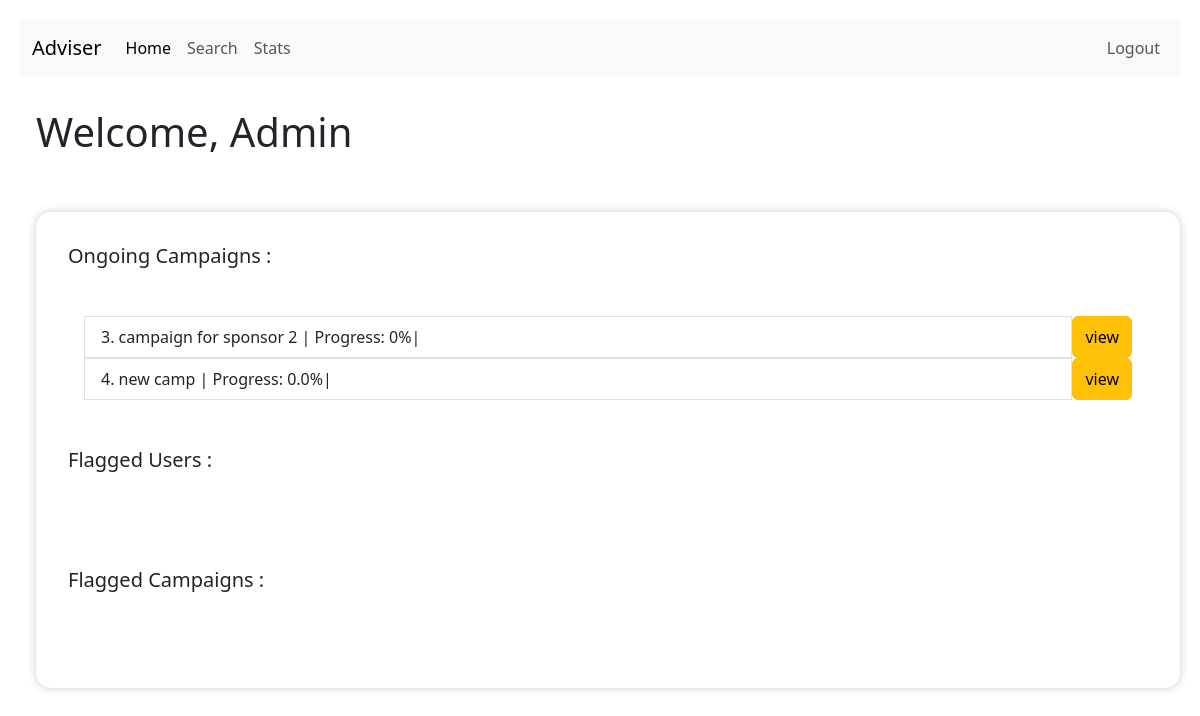
The app's page /admin/dashboard with its own data.
### backend/models.py (models this page shows)
class Campaign(db.Model):
    campaign_id=db.Column(db.Integer,primary_key=True,autoincrement=True)
    name=db.Column(db.String(),nullable=False,unique=True)
    category_id=db.Column(db.String(),db.ForeignKey("category.cat_id"),nullable=False)
    start_date=db.Column(db.Date,nullable=False)
    end_date = db.Column(db.Date, nullable=False)
    budget = db.Column(db.Numeric(10, 2), nullable=False)
    initial_budget=db.Column(db.Numeric(10, 2),default=budget)
    status = db.Column(db.String(), nullable=False,default='active')
    visibility= db.Column(db.String(50),nullable=False)
    goals=db.Column(db.String(),nullable=False)
    flagged=db.Column(db.Integer,nullable=False,default=0)
    categories=db.relationship('Category',back_populates='campaigns')
    sponsor_id=db.Column(db.Integer,db.ForeignKey('sponsor.sponsor_id'),nullable=False)
    admin_id=db.Column(db.Integer,db.ForeignKey('admin.admin_id'),nullable=False,default=1)
    sponsors=db.relationship('Sponsor',back_populates='campaigns')
    admin=db.relationship('Admin',back_populates='campaigns')
    ads=db.relationship('Adrequest',back_populates='campaign')

### backend/users.py (the view)
@app.route('/admin/dashboard')                                  # admin dashboard
def admin_dash():
    sponsors=Sponsor.query.all()
    infs=Influencer.query.all()
    camps=Campaign.query.all()
    return render_template('admin_dashboard.html',sponsors=sponsors,infs=infs,camps=camps)

### templates/admin_dashboard.html (shortened to what this page needs)
<!DOCTYPE html>
<html lang="en">
<head>
    <link rel="stylesheet" href="/static/style.css">
    <link href="https://cdn.jsdelivr.net/npm/bootstrap@5.3.3/dist/css/bootstrap.min.css" rel="stylesheet">
  </head>
<body>
    <nav class="navbar navbar-expand-lg bg-body-tertiary">
        <div class="container-fluid">
          <a class="navbar-brand" href="/">Adviser</a>
          <div class="collapse navbar-collapse" id="navbarSupportedContent">
            <ul class="navbar-nav me-auto mb-2 mb-lg-0">
              <li class="nav-item">
                <a class="nav-link active" aria-current="page" href="#">Home</a>
              </li>
              <li class="nav-item">
                <a class="nav-link" href="/admin/search">Search</a>
              </li>
              <li class="nav-item">
                <a class="nav-link" href="{{url_for('stats')}}">Stats</a>
              </li>
            </ul>
          </div>
          <ul class="navbar-nav me-auto mb-1 mb-lg-0">
            <li class="nav-item">
              <a class="nav-link" href="/admin/login" >Logout</a>
            </li>
          </ul>
        </div>
    </nav>
    <div style="margin: 2rem 0rem 2rem 1rem;" >
    <h1>Welcome, Admin</h1>
    <br><br>
    <div style="box-shadow: 0 0 10px rgba(0, 0, 0, 0.2);background-color: #fff;border: 0px solid rgb(101, 99, 99); padding: 1rem;border-radius: 15px;">
    <div>
        <h5 style="margin: 1rem 0rem 2rem 1rem;">Ongoing Campaigns :</h5>
        <div id="container" style="border: 1px ;">
      {% for camp in camps %}
      {%if camp.status=='active' and camp.flagged!=1%}
          {% set ns = namespace(completed=0, total=0) %}
          {% for ad in camp.ads %}
              {% if ad.status == 'ad req fulfilled' or ad.status == 'Paid' %}
                  {% set ns.completed = ns.completed + 1 %}
              {% endif %}
              {% set ns.total = ns.total + 1 %}
          {% endfor %}
          {% set progress = 0 if ns.total == 0 else (ns.completed * 100) / ns.total %}
                <ul class="list-group">
                    <span style="display: inline-flex;">
                        <li class="list-group-item" style="display: flex;width: 100%;">
                            {{ camp.campaign_id }}. {{ camp.name }} | Progress: {{ progress | round(2) }}%|
                        </li>
                        <form action="{{url_for('admin_camp',camp_id=camp.campaign_id)}}" method="GET" style="display: flex;">
                        <button type="submit" class="btn btn-warning">view</button>
                        </form>
                    </span>
                </ul>
              {%endif%}
              {% endfor %}
            </div>
    </div>
    <h5 style="margin: 2rem 0rem 2rem 1rem;">Flagged Users :</h5>
    <div id="container" style="border: 1px ;">
  </div>
  <h5 style="margin: 2rem 0rem 2rem 1rem;">Flagged Campaigns :</h5>
  <div id="container" style="border: 1px ;">
    </div>
    </div>
  </div>
</body>
</html>

### static/style.css (style rules this page uses)
* { margin: 0px; }
#container, #panel { border: 2px solid rgb(101, 99, 99); border-radius: 25px; padding: 0px; margin: 1rem; padding: 1rem; }
body { font-family: Arial, sans-serif; background-color: #f4f4f4; margin: 0; padding: 20px; }

### records on screen
Campaign: campaign_id "3", name "campaign for sponsor 2", flagged "0"
Campaign: campaign_id "4", name "new camp", progress "0.0"
